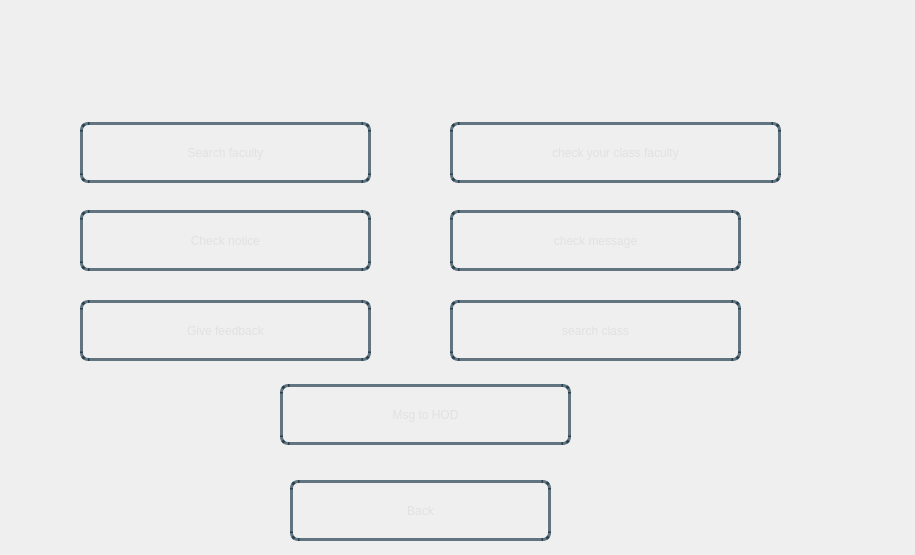
<?xml version="1.0" encoding="UTF-8"?>
<ui version="4.0">
 <class>Dialog</class>
 <widget class="QDialog" name="Dialog">
  <property name="geometry">
   <rect>
    <x>0</x>
    <y>0</y>
    <width>915</width>
    <height>555</height>
   </rect>
  </property>
  <property name="windowTitle">
   <string>Dialog</string>
  </property>
  <widget class="QWidget" name="bgwidget" native="true">
   <property name="geometry">
    <rect>
     <x>0</x>
     <y>0</y>
     <width>911</width>
     <height>551</height>
    </rect>
   </property>
   <property name="styleSheet">
    <string notr="true">QWidget#bgwidget{
background-color:qlineargradient(x1: 1, y1: 1, x2:1, y2: 0.2, stop: 0 rgba(0, 52, 89,140),
stop: 1 rgba(0, 168, 232,190))
}</string>
   </property>
   <widget class="QLabel" name="studentName">
    <property name="geometry">
     <rect>
      <x>80</x>
      <y>-5</y>
      <width>831</width>
      <height>111</height>
     </rect>
    </property>
    <property name="styleSheet">
     <string notr="true">font: 24pt &quot;Sans Serif Collection&quot;;</string>
    </property>
    <property name="text">
     <string/>
    </property>
   </widget>
   <widget class="QPushButton" name="nextBtn1">
    <property name="geometry">
     <rect>
      <x>80</x>
      <y>122</y>
      <width>291</width>
      <height>61</height>
     </rect>
    </property>
    <property name="styleSheet">
     <string notr="true">QPushButton{
border-radius:8px;
border:3px solid rgba(0,30,50,150);
color:rgba(225,225,225,255);
background-color:rgba(0,0,0,0);
font: 22pt &quot;Sans Serif Collection&quot;;
}
.QPushButton:hover
{
   background-color:white;
	color: rgba(0,30,50,150);
}
</string>
    </property>
    <property name="text">
     <string>Search faculty</string>
    </property>
   </widget>
   <widget class="QPushButton" name="nextBtn3">
    <property name="geometry">
     <rect>
      <x>80</x>
      <y>210</y>
      <width>291</width>
      <height>61</height>
     </rect>
    </property>
    <property name="styleSheet">
     <string notr="true">QPushButton{
border-radius:8px;
border:3px solid rgba(0,30,50,150);
color:rgba(225,225,225,255);
background-color:rgba(0,0,0,0);
font: 22pt &quot;Sans Serif Collection&quot;;
}
.QPushButton:hover
{
   background-color:white;
	color: rgba(0,30,50,150);
}
</string>
    </property>
    <property name="text">
     <string>Check notice</string>
    </property>
   </widget>
   <widget class="QPushButton" name="nextBtn4">
    <property name="geometry">
     <rect>
      <x>450</x>
      <y>210</y>
      <width>291</width>
      <height>61</height>
     </rect>
    </property>
    <property name="styleSheet">
     <string notr="true">QPushButton{
border-radius:8px;
border:3px solid rgba(0,30,50,150);
color:rgba(225,225,225,255);
background-color:rgba(0,0,0,0);
font: 22pt &quot;Sans Serif Collection&quot;;
}
.QPushButton:hover
{
   background-color:white;
	color: rgba(0,30,50,150);
}
</string>
    </property>
    <property name="text">
     <string>check message</string>
    </property>
   </widget>
   <widget class="QPushButton" name="nextBtn5">
    <property name="geometry">
     <rect>
      <x>80</x>
      <y>300</y>
      <width>291</width>
      <height>61</height>
     </rect>
    </property>
    <property name="styleSheet">
     <string notr="true">QPushButton{
border-radius:8px;
border:3px solid rgba(0,30,50,150);
color:rgba(225,225,225,255);
background-color:rgba(0,0,0,0);
font: 22pt &quot;Sans Serif Collection&quot;;
}
.QPushButton:hover
{
   background-color:white;
	color: rgba(0,30,50,150);
}
</string>
    </property>
    <property name="text">
     <string>Give feedback</string>
    </property>
   </widget>
   <widget class="QPushButton" name="nextBtn2">
    <property name="geometry">
     <rect>
      <x>450</x>
      <y>122</y>
      <width>331</width>
      <height>61</height>
     </rect>
    </property>
    <property name="styleSheet">
     <string notr="true">QPushButton{
border-radius:8px;
border:3px solid rgba(0,30,50,150);
color:rgba(225,225,225,255);
background-color:rgba(0,0,0,0);
font: 18pt &quot;Sans Serif Collection&quot;;
}
.QPushButton:hover
{
   background-color:white;
	color: rgba(0,30,50,150);
}
</string>
    </property>
    <property name="text">
     <string>check your class faculty</string>
    </property>
   </widget>
   <widget class="QPushButton" name="nextBtn6">
    <property name="geometry">
     <rect>
      <x>450</x>
      <y>300</y>
      <width>291</width>
      <height>61</height>
     </rect>
    </property>
    <property name="styleSheet">
     <string notr="true">QPushButton{
border-radius:8px;
border:3px solid rgba(0,30,50,150);
color:rgba(225,225,225,255);
background-color:rgba(0,0,0,0);
font: 22pt &quot;Sans Serif Collection&quot;;
}
.QPushButton:hover
{
   background-color:white;
	color: rgba(0,30,50,150);
}
</string>
    </property>
    <property name="text">
     <string>search class</string>
    </property>
   </widget>
   <widget class="QPushButton" name="backBtn">
    <property name="geometry">
     <rect>
      <x>290</x>
      <y>480</y>
      <width>261</width>
      <height>61</height>
     </rect>
    </property>
    <property name="styleSheet">
     <string notr="true">QPushButton{
border-radius:8px;
border:3px solid rgba(0,30,50,150);
color:rgba(225,225,225,255);
background-color:rgba(0,0,0,0);
font: 22pt &quot;Sans Serif Collection&quot;;
}
.QPushButton:hover
{
   background-color:white;
	color: rgba(0,30,50,150);
}
</string>
    </property>
    <property name="text">
     <string>Back</string>
    </property>
   </widget>
   <widget class="QPushButton" name="nextBtn7">
    <property name="geometry">
     <rect>
      <x>280</x>
      <y>384</y>
      <width>291</width>
      <height>61</height>
     </rect>
    </property>
    <property name="styleSheet">
     <string notr="true">QPushButton{
border-radius:8px;
border:3px solid rgba(0,30,50,150);
color:rgba(225,225,225,255);
background-color:rgba(0,0,0,0);
font: 22pt &quot;Sans Serif Collection&quot;;
}
.QPushButton:hover
{
   background-color:white;
	color: rgba(0,30,50,150);
}
</string>
    </property>
    <property name="text">
     <string>Msg to HOD</string>
    </property>
   </widget>
  </widget>
 </widget>
 <resources/>
 <connections/>
</ui>
